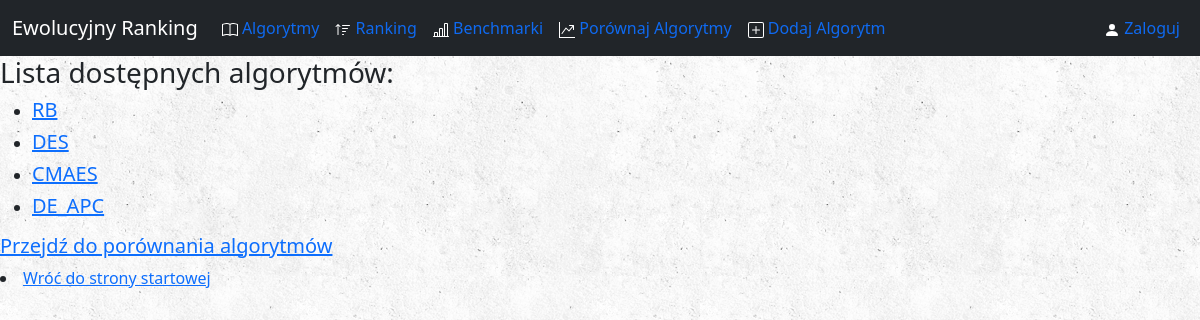
The app's page /algorithms/, older data.
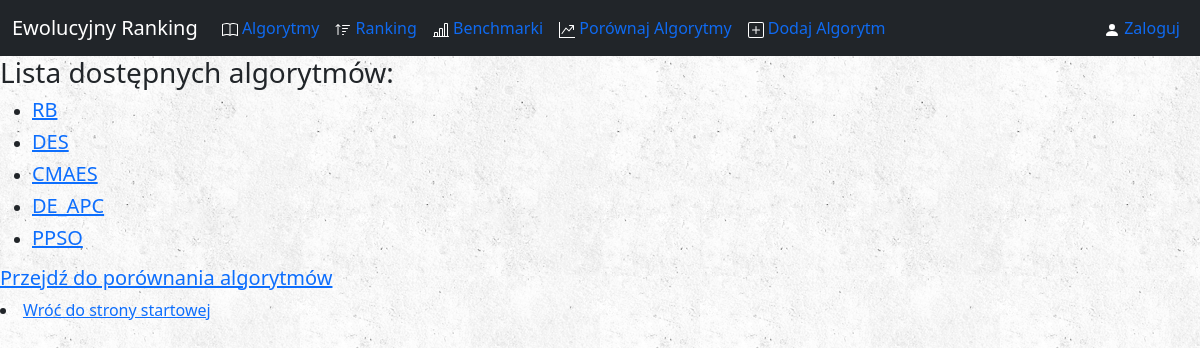
The same page, newer data.
### algorithms/models.py (models this page shows, shortened)
class Algorithm(models.Model):
    name = models.CharField(max_length = 40, unique = True)
    author = models.CharField(max_length = 30)  # nick użytkownika serwisu
    alg_file = models.FileField(upload_to='zip_files/')
    counted = models.BooleanField(default = False)
    num_of_fun = models.IntegerField(default = 0)
    SE = models.FloatField(default = 0)
    SR = models.FloatField(default = 0)
    score1 = models.FloatField(default = 0)
    score2 = models.FloatField(default = 0)
    total_score = models.FloatField(default = 0)

### algorithms/views.py (the view)
# urls.py: path('algorithms/', views.AlgorithmListView.as_view(), name='index'),
class AlgorithmListView(ListView):
    model = Algorithm
    def get_queryset(self):
        return Algorithm.objects.all()

### algorithms/templates/algorithms/algorithm_list.html (shortened to what this page needs)
{% extends 'algorithms/base.html' %}
{% block body %}
{% if object_list %}
    <h3>Lista dostępnych algorytmów:</h3>
    <ul>
        {% for alg in object_list %}
            <li> <h5><a href="{% url 'algorithms:detail' alg.id %}">{{ alg.name }}</a></h5></li>
        {% endfor %}
    </ul>
{% else %}
    <h3>Nie dodano jeszcze żadnego algorytmu.</h3>
{% endif %}
<h5><a href="{% url 'algorithms:comp' %}" class="forums_link">Przejdź do porównania algorytmów</a></h5>
<li class="visible-xs"><a href="/" class="forums_link">Wróć do strony startowej</a></li>
<div id="tester" style="width:600px;height:250px;"></div>
{% endblock %}

Row changes from the older to the newer data that the page shows:
added Algorithm: name "PPSO"
